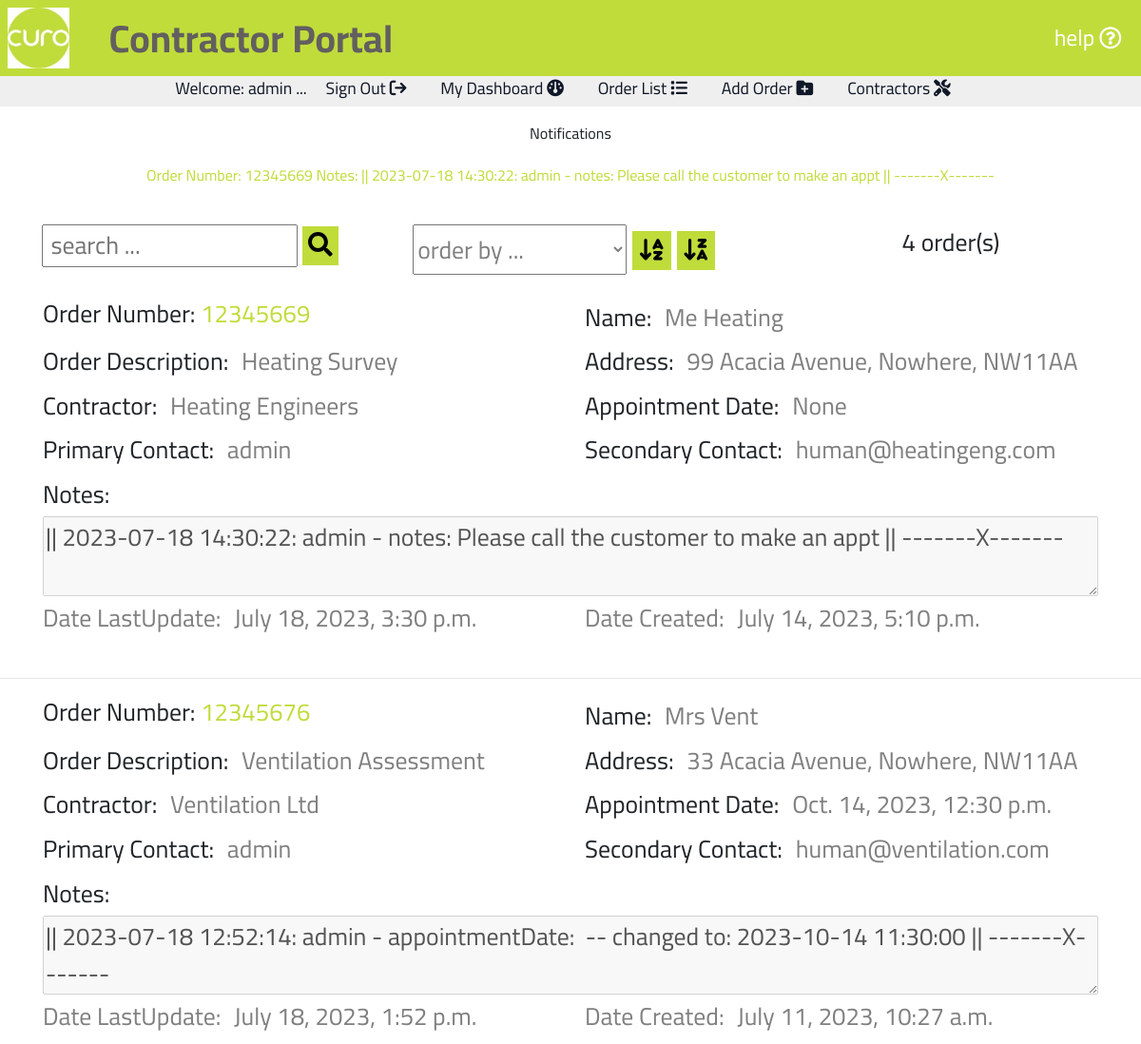
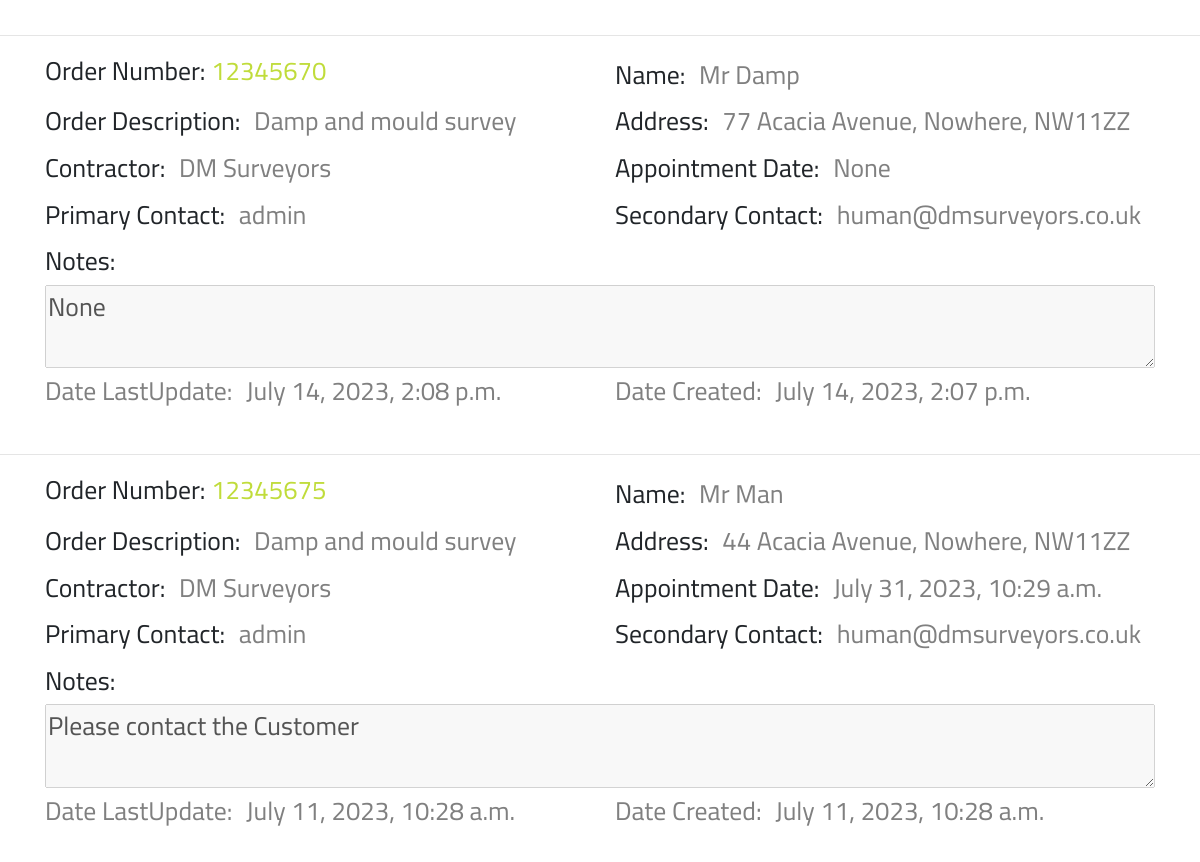
The app's page /portal001/dashboard (signed in) with its own data (2 pictures, top to bottom).
### portal001/models.py (models this page shows, shortened)
class Notifications(models.Model):
    class Meta:
        verbose_name_plural = 'Notifications'
    orderNumber = models.DecimalField(max_digits=10, decimal_places=0,
                                      null=False, primary_key=True)
    readUnread = models.DecimalField(max_digits=1, decimal_places=0, default=0)

class Orders(models.Model):
    class Meta:
        verbose_name_plural = 'Orders'
    orderNumber = models.DecimalField(max_digits=10, decimal_places=0,
                                      null=False, primary_key=True)
    orderDescription = models.CharField(max_length=254, null=False)
    name = models.CharField(max_length=254, null=False)
    address = models.CharField(max_length=254, null=False)
    contractor = models.ForeignKey('Contractors',
                                   on_delete=models.CASCADE,
                                   to_field='contractor',
                                   related_name='name')
    appointmentDate = models.DateTimeField(null=True, blank=True)
    primaryContact = models.ForeignKey(settings.AUTH_USER_MODEL,
                                       on_delete=models.CASCADE)
    secondaryContact = models.EmailField(max_length=254)
    notes = models.CharField(max_length=9999, null=True, blank=True)
    dateLastUpdate = models.DateTimeField(default=timezone.now)
    dateCreated = models.DateTimeField(default=timezone.now)

class Contractors(models.Model):
    class Meta:
        verbose_name_plural = 'Contractors'
    contractor = models.CharField(max_length=254, null=False, primary_key=True)
    secondaryContact = models.EmailField(max_length=254, unique=True)
    services = models.CharField(max_length=9999, null=True, blank=True)
    def __str__(self):
        return str(self.contractor)

### portal001/views.py (the view)
# urls.py: path('dashboard', views.dashboard, name='dashboard'),
def dashboard(request):
    orders = Orders.objects.all()
    notifications = Notifications.objects.all()
    queries = (Q(primaryContact__username__icontains=request.user.username) |
               Q(secondaryContact__icontains=request.user.username))
    orders = Orders.objects.all()
    orderlist = (orders.filter(queries)
                 .order_by('-dateLastUpdate'))
    order_list_length = orders.filter(queries).count()
    context = {
        'orderlist': orderlist,
        'order_list_length': order_list_length,
        'notifications': notifications,
    }
    return render(request, 'curo/dashboard.html', context)

### portal001/templates/curo/dashboard.html (shortened to what this page needs)
{% extends "basemodule001.html" %}
{% load static %}
{% block content %}
    {% if user.is_authenticated %}
        <section id="textsection">
            {% if user.is_authenticated %}
                {% for order in orderlist %}
                    {% for notification in notifications %}
                        {% if notification.orderNumber == order.orderNumber %}
                            {% if notification.readUnread == 0 %}
                                <p class="mt-3">Notifications</p>
                                <div class ="row">
                                    <p class="col-lg-12 pb-0"><a class="orange-highlight"
                                        href ="{% url 'selectNotification' order.orderNumber %}">Order Number: {{ notification.orderNumber }} Notes: {{ order.notes }}</a>
                                    </p>
                                </div>
                                <br>
                            {% endif %}
                        {% endif %}
                    {% endfor %}
                {% endfor %}
                <div class ="row mt-3 mb-3 searchform">
                    <div class="col-lg-4 mb-2">
                        <form action="{% url 'searchDashboard' %}" method="GET" id="search_form" >
                            <input class="search-input text-blue text-xs" type="text" name="search_string" id="search_string" placeholder=" search ..." maxlength="50">
                            <button class="mt-0 text-center" type="submit" onclick="return validateSearch();">
                                <i class="fas fa-search"></i>
                            </button>
                        </form>
                    </div>
                    <div class="col-lg-4">
                        <form action="{% url 'orderDashboard' %}" method="GET" id="order_field_form" >
                            <select class="search-input text-blue text-xs" type="text" name="order_field" id="order_field" placeholder=" order by ..." maxlength="50">
                                <option value="blank">order by ...</option>
                            </select>
                            <button class="mt-0 text-center" type="submit" onclick="return orderAz();">
                                <i class="fa-solid fa-arrow-down-a-z"></i>
                            </button>
                            <button class="mt-0 text-center" type="submit" onclick="return orderZa();">
                                <i class="fa-solid fa-arrow-down-z-a"></i>
                            </button>
                        </form>
                    </div>
                    <div class="col-lg-4">
                        <p class="">{{ order_list_length }} order(s)</p>
                    </div>
                </div>
                {% for order in orderlist %}
                    <div class="orderlist ml-auto mr-auto">
                        <div class ="row">
                            <p class="col-lg-6 pb-0">Order Number: <a class="orange-highlight" href ="{% url 'selectOrder' order.orderNumber %}">{{ order.orderNumber }}</a></p>
                            <div class="col-lg-6">
                                <div class="mt-1 mb-1">Name: <span class="orderlistspan pl-2 pr-2 mb-4">{{ order.name }}</span></div>
                            </div>
                        </div>
                        <div class ="row">
                            <div class="col-lg-6">
                                <div class="mt-1 mb-1">Order Description: <span class="orderlistspan pl-2 pr-2 mb-4">{{ order.orderDescription }}</span></div>
                            </div>
                            <div class="col-lg-6">
                                <div class="mt-1 mb-1">Address: <span class="orderlistspan pl-2 pr-2 mb-4">{{ order.address }}</span></div>
                            </div>
                        </div>
                        <div class ="row">
                            <div class="col-lg-6">
                                <div class="mt-1 mb-1">Contractor: <span class="orderlistspan pl-2 pr-2 mb-4">{{ order.contractor }}</span></div>
                            </div>
                            <div class="col-lg-6">
                                <div class="mt-1 mb-1">Appointment Date: <span class="orderlistspan pl-2 pr-2 mb-4">{{ order.appointmentDate }}</span></div>
                            </div>
                        </div>
                        <div class ="row">
                            <div class="col-lg-6">
                                <div class="mt-1 mb-1">Primary Contact: <span class="orderlistspan pl-2 pr-2 mb-4">{{ order.primaryContact }}</span></div>
                            </div>
                            <div class="col-lg-6">
                                <div class="mt-1 mb-1">Secondary Contact: <span class="orderlistspan pl-2 pr-2 mb-4">{{ order.secondaryContact }}</span></div>
                            </div>
                        </div>
                        <div class ="row">
                            <div class="col-12">
                                <div class="mt-1 mb-1">Notes: </div>
                                <textarea class="mb-0" disabled="disabled">{{ order.notes|escape }}</textarea>
                            </div>
                        </div>
                        <div class ="row">
                            <div class="col-lg-6">
                                <div class="mt-1 mb-1 orderlistspan">Date LastUpdate: <span class="orderlistspan pl-2 pr-2 mb-4">{{ order.dateLastUpdate }}</span></div>
                            </div>
                            <div class="col-lg-6">
                                <div class="mt-1 mb-1 orderlistspan">Date Created: <span class="orderlistspan pl-2 pr-2 mb-4">{{ order.dateCreated }}</span></div>
                            </div>
                        </div>
                    </div>
                    <br>
                    <hr>
                {% endfor %}
            {% endif %}
        </section>
    {% endif %}
{% endblock %}

### templates/includes/templates/topper.html (shortened to what this page needs)
<div id="topper" class="d-block align-vertically align-horizontally">
    {% if user.is_authenticated %}
    <p class="d-none d-lg-block paramedium ml-auto mr-auto">Welcome: <span id="user-name">{{ user.username }}</span> ...
        <a class="mr-3 ml-3" href="{% url 'account_logout' %}"> Sign Out <i class="fa-solid fa-arrow-right-from-bracket"></i></a>
        <a class="mr-3 ml-3" href="{% url 'dashboard' %}"> My Dashboard <i class="fa-solid fa-gauge"></i></a>
        <a class="mr-3 ml-3" href="{% url 'curo' %}"> Order List <i class="fa-solid fa-list"></i></a>
        {% for group in user.groups.all %}
            {% if group.name == 'Edit' %}
                <a class="mr-3 ml-3" href="{% url 'createOrder' %}"> Add Order <i class="fa-solid fa-folder-plus"></i></a>
            {% endif %}
        {% endfor %}
        <a class="mr-3 ml-3" href="{% url 'curoContractors' %}"> Contractors <i class="fa-solid fa-screwdriver-wrench"></i></a>
    </p>
    {% else %}
    <p class="paramedium">Welcome: Please sign in to continue ...
        <a class="mr-3 ml-3" href ="{% url 'account_login' %}"> Sign In <i class="fa-solid fa-arrow-right-to-bracket"></i></a>
    </p>
    {% endif %}
</div>

### static/css/stylescuro.css (style rules this page uses)
body, html { padding: 0; margin: 0; }
.align-vertically { display: flex; align-items: center; justify-content: center; }
a { background-color: transparent; color: #ffffff; }
.orange-highlight, .order-number { color: #C0DC3B; }
.row { margin-right: 0; margin-left: 0; }
#textsection, #certsection { background-color: #ffffff; font-family: 'Cairo', sans-serif; text-align: center; min-height: 82.5vh; }
#topper, #topper a { background-color: #EFEFEF; color: #101828; height: 4vh; text-align: center; font-family: 'Cairo', sans-serif; }
#textsection p { padding: 0 2.5vh 2.5vh; margin: 0; }
#textsection button { margin-top: 2.5vh; background-color: #C0DC3B; border: none; font-size: calc(2.5vh + (10 - 2.5) * ((100vw - 300px) / 1620)); }
.orderlist { width: 95vw; }
.orderlist p, .orderlist div { text-align: left; list-style-type: none; }
#textsection .orderlist p { padding-left: 15px; }
.orderlist textarea { display:block; margin-left: auto; width: 100%; }
.orderlist .orderlistspan, .search-input { color: gray; }
@media screen and (orientation: portrait) { #topper, #topper a { background-color: #EFEFEF; height: 4vh; font-size: calc(2vh + (5 - 2) * ((100vw - 300px) / 1620)); } }
@media screen and (orientation: portrait) { .orderlist div, #textsection .orderlist p, .searchform, #textsection .searchform button { font-size: calc(2vh + (20 - 2.5) * ((100vw - 300px) / 1620)); } }

### records on screen
Orders: notes "|| 2023-07-18 14:30:22: admin - notes: Please call the customer to make an appt || -------X-------", orderNumber "12345669", name "Me Heating", orderDescription "Heating Survey", address "99 Acacia Avenue, Nowhere, NW11AA", contractor "Heating Engineers", appointmentDate "None", primaryContact "admin", secondaryContact "human@heatingeng.com", dateLastUpdate "July 18, 2023, 3:30 p.m.", dateCreated "July 14, 2023, 5:10 p.m."
Notifications: orderNumber "12345669"
Orders: orderNumber "12345676", name "Mrs Vent", orderDescription "Ventilation Assessment", address "33 Acacia Avenue, Nowhere, NW11AA", contractor "Ventilation Ltd", appointmentDate "Oct. 14, 2023, 12:30 p.m.", primaryContact "admin", secondaryContact "human@ventilation.com", notes "|| 2023-07-18 12:52:14: admin - appointmentDate: -- changed to: 2023-10-14 11:30:00 || -------X-------", dateLastUpdate "July 18, 2023, 1:52 p.m.", dateCreated "July 11, 2023, 10:27 a.m."
Orders: orderNumber "12345670", name "Mr Damp", orderDescription "Damp and mould survey", address "77 Acacia Avenue, Nowhere, NW11ZZ", contractor "DM Surveyors", appointmentDate "None", primaryContact "admin", secondaryContact "human@dmsurveyors.co.uk", notes "None", dateLastUpdate "July 14, 2023, 2:08 p.m.", dateCreated "July 14, 2023, 2:07 p.m."
Orders: orderNumber "12345675", name "Mr Man", orderDescription "Damp and mould survey", address "44 Acacia Avenue, Nowhere, NW11ZZ", contractor "DM Surveyors", appointmentDate "July 31, 2023, 10:29 a.m.", primaryContact "admin", secondaryContact "human@dmsurveyors.co.uk", notes "Please contact the Customer", dateLastUpdate "July 11, 2023, 10:28 a.m.", dateCreated "July 11, 2023, 10:28 a.m."

### other values on screen
{{ user.username }} "admin"
{{ order_list_length }} "4"
